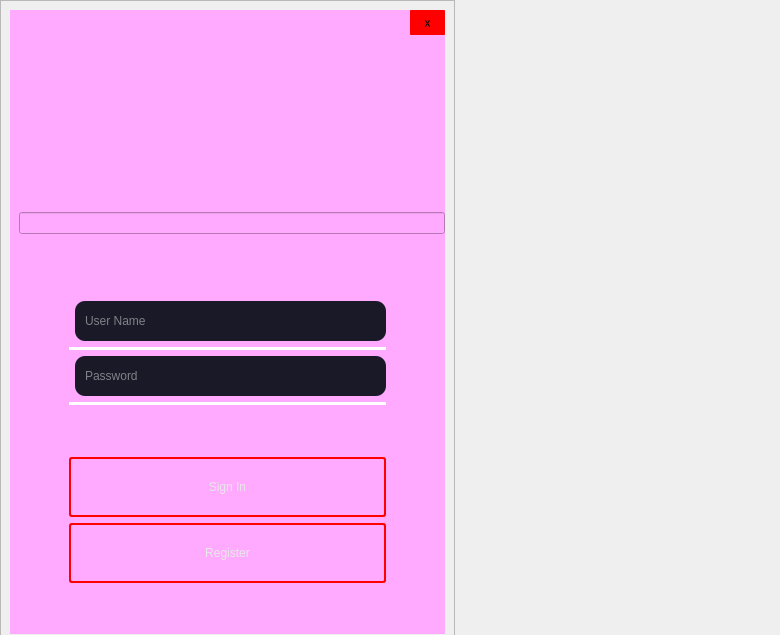
<?xml version="1.0" encoding="UTF-8"?>
<ui version="4.0">
 <class>login</class>
 <widget class="QDialog" name="login">
  <property name="geometry">
   <rect>
    <x>0</x>
    <y>0</y>
    <width>780</width>
    <height>635</height>
   </rect>
  </property>
  <property name="windowTitle">
   <string>Dialog</string>
  </property>
  <widget class="QFrame" name="frame">
   <property name="geometry">
    <rect>
     <x>0</x>
     <y>0</y>
     <width>455</width>
     <height>644</height>
    </rect>
   </property>
   <property name="frameShape">
    <enum>QFrame::StyledPanel</enum>
   </property>
   <property name="frameShadow">
    <enum>QFrame::Raised</enum>
   </property>
   <layout class="QVBoxLayout" name="verticalLayout">
    <item>
     <layout class="QHBoxLayout" name="horizontalLayout_4" stretch="0">
      <property name="spacing">
       <number>0</number>
      </property>
      <item>
       <widget class="QWidget" name="widget_2" native="true">
        <property name="maximumSize">
         <size>
          <width>16777215</width>
          <height>16777215</height>
         </size>
        </property>
        <property name="styleSheet">
         <string notr="true">background-color: rgb(255, 170, 255);

</string>
        </property>
        <layout class="QVBoxLayout" name="verticalLayout_4">
         <property name="leftMargin">
          <number>9</number>
         </property>
         <property name="topMargin">
          <number>0</number>
         </property>
         <property name="rightMargin">
          <number>0</number>
         </property>
         <property name="bottomMargin">
          <number>0</number>
         </property>
         <item alignment="Qt::AlignRight">
          <widget class="QPushButton" name="closeButton">
           <property name="minimumSize">
            <size>
             <width>35</width>
             <height>25</height>
            </size>
           </property>
           <property name="maximumSize">
            <size>
             <width>35</width>
             <height>25</height>
            </size>
           </property>
           <property name="styleSheet">
            <string notr="true">color: black;
background-color: red;
font: 12pt &quot;Arial&quot;;
border-radius: 1px;
</string>
           </property>
           <property name="text">
            <string>x</string>
           </property>
           <property name="flat">
            <bool>true</bool>
           </property>
          </widget>
         </item>
         <item>
          <layout class="QVBoxLayout" name="verticalLayout_5">
           <property name="topMargin">
            <number>15</number>
           </property>
           <item>
            <widget class="QLabel" name="logo">
             <property name="minimumSize">
              <size>
               <width>150</width>
               <height>150</height>
              </size>
             </property>
             <property name="maximumSize">
              <size>
               <width>150</width>
               <height>150</height>
              </size>
             </property>
             <property name="styleSheet">
              <string notr="true">border-image: url(:/new/prefix1/icons/logo.png);
</string>
             </property>
             <property name="text">
              <string/>
             </property>
            </widget>
           </item>
           <item>
            <widget class="QLineEdit" name="stela">
             <property name="styleSheet">
              <string notr="true">font: 75 11pt &quot;Arial&quot;;</string>
             </property>
            </widget>
           </item>
           <item>
            <widget class="QLabel" name="male">
             <property name="text">
              <string/>
             </property>
            </widget>
           </item>
           <item>
            <widget class="QFrame" name="frame_2">
             <property name="frameShape">
              <enum>QFrame::StyledPanel</enum>
             </property>
             <property name="frameShadow">
              <enum>QFrame::Raised</enum>
             </property>
            </widget>
           </item>
           <item>
            <layout class="QFormLayout" name="formLayout_3">
             <property name="leftMargin">
              <number>50</number>
             </property>
             <property name="topMargin">
              <number>35</number>
             </property>
             <property name="rightMargin">
              <number>59</number>
             </property>
             <item row="0" column="1">
              <widget class="QLineEdit" name="userLineEdit">
               <property name="minimumSize">
                <size>
                 <width>0</width>
                 <height>40</height>
                </size>
               </property>
               <property name="styleSheet">
                <string notr="true">QLineEdit {
      color: rgb(231, 231, 231);
      font: 15pt &quot;Verdana&quot;;
      border: None;
      border-bottom-color: white;
      border-radius: 10px;
      padding: 0 8px;
      background: rgb(25, 25, 40);
      selection-background-color: darkgray;
}</string>
               </property>
               <property name="placeholderText">
                <string>User Name</string>
               </property>
              </widget>
             </item>
             <item row="1" column="0" colspan="2">
              <widget class="Line" name="horizentalLine">
               <property name="styleSheet">
                <string notr="true">border: 2px solid white;</string>
               </property>
               <property name="orientation">
                <enum>Qt::Horizontal</enum>
               </property>
              </widget>
             </item>
             <item row="2" column="1">
              <widget class="QLineEdit" name="passwordlineEdit">
               <property name="minimumSize">
                <size>
                 <width>0</width>
                 <height>40</height>
                </size>
               </property>
               <property name="styleSheet">
                <string notr="true">QLineEdit {
      color: rgb(231, 231, 231);
      font: 15pt &quot;Verdana&quot;;
      border: None;
      border-bottom-color: white;
      border-radius: 10px;
      padding: 0 8px;
      background: rgb(25, 25, 40);
      selection-background-color: darkgray;
}</string>
               </property>
               <property name="text">
                <string/>
               </property>
               <property name="echoMode">
                <enum>QLineEdit::Password</enum>
               </property>
               <property name="placeholderText">
                <string>Password</string>
               </property>
              </widget>
             </item>
             <item row="3" column="0" colspan="2">
              <widget class="Line" name="horizentalLine2">
               <property name="styleSheet">
                <string notr="true">border: 2px solid white;</string>
               </property>
               <property name="orientation">
                <enum>Qt::Horizontal</enum>
               </property>
              </widget>
             </item>
             <item row="4" column="0" colspan="2">
              <spacer name="verticalSpacer_3">
               <property name="orientation">
                <enum>Qt::Vertical</enum>
               </property>
               <property name="sizeHint" stdset="0">
                <size>
                 <width>20</width>
                 <height>40</height>
                </size>
               </property>
              </spacer>
             </item>
             <item row="5" column="0" colspan="2">
              <widget class="QPushButton" name="signInButton">
               <property name="sizePolicy">
                <sizepolicy hsizetype="Minimum" vsizetype="Fixed">
                 <horstretch>0</horstretch>
                 <verstretch>0</verstretch>
                </sizepolicy>
               </property>
               <property name="minimumSize">
                <size>
                 <width>0</width>
                 <height>60</height>
                </size>
               </property>
               <property name="autoFillBackground">
                <bool>false</bool>
               </property>
               <property name="styleSheet">
                <string notr="true">color: rgb(231, 231, 231);
font: 17pt &quot;Verdana&quot;;
border: 2px solid red;
padding: 5px;
border-radius: 3px;
opacity: 200;
</string>
               </property>
               <property name="text">
                <string>Sign In</string>
               </property>
               <property name="autoDefault">
                <bool>false</bool>
               </property>
               <property name="default">
                <bool>false</bool>
               </property>
               <property name="flat">
                <bool>false</bool>
               </property>
              </widget>
             </item>
             <item row="6" column="0" colspan="2">
              <widget class="QPushButton" name="registerButton">
               <property name="minimumSize">
                <size>
                 <width>0</width>
                 <height>60</height>
                </size>
               </property>
               <property name="styleSheet">
                <string notr="true">color: rgb(231, 231, 231);
font: 17pt &quot;Verdana&quot;;
border: 2px solid red;
padding: 5px;
border-radius: 3px;
opacity: 200;
</string>
               </property>
               <property name="text">
                <string>Register</string>
               </property>
               <property name="default">
                <bool>false</bool>
               </property>
               <property name="flat">
                <bool>false</bool>
               </property>
              </widget>
             </item>
            </layout>
           </item>
           <item>
            <spacer name="verticalSpacer_4">
             <property name="orientation">
              <enum>Qt::Vertical</enum>
             </property>
             <property name="sizeHint" stdset="0">
              <size>
               <width>20</width>
               <height>40</height>
              </size>
             </property>
            </spacer>
           </item>
          </layout>
         </item>
        </layout>
       </widget>
      </item>
     </layout>
    </item>
   </layout>
  </widget>
  <widget class="QLabel" name="userIcon">
   <property name="geometry">
    <rect>
     <x>40</x>
     <y>260</y>
     <width>31</width>
     <height>31</height>
    </rect>
   </property>
   <property name="styleSheet">
    <string notr="true">color: rgb(231, 231, 231);
border-image: url(:/new/prefix1/icons/user_32x32.png);
font: 15pt &quot;Verdana&quot;;</string>
   </property>
   <property name="text">
    <string/>
   </property>
  </widget>
  <widget class="QLabel" name="userIcon_3">
   <property name="geometry">
    <rect>
     <x>40</x>
     <y>320</y>
     <width>31</width>
     <height>31</height>
    </rect>
   </property>
   <property name="styleSheet">
    <string notr="true">color: rgb(231, 231, 231);
border-image: url(:/new/prefix1/icons/lock_32x32.png);
font: 15pt &quot;Verdana&quot;;</string>
   </property>
   <property name="text">
    <string/>
   </property>
  </widget>
 </widget>
 <resources/>
 <connections/>
</ui>
